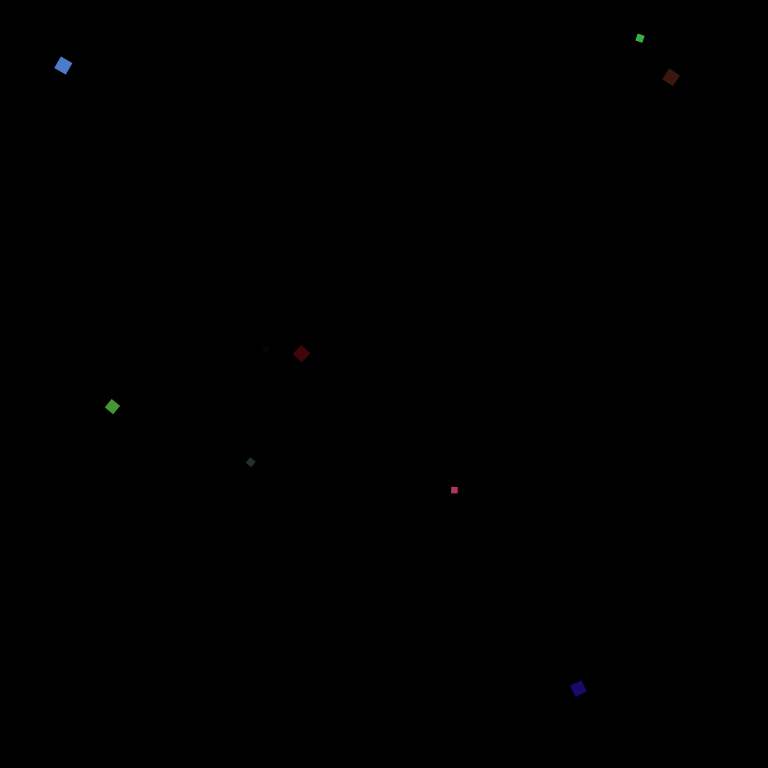
Frame 1 (no input)
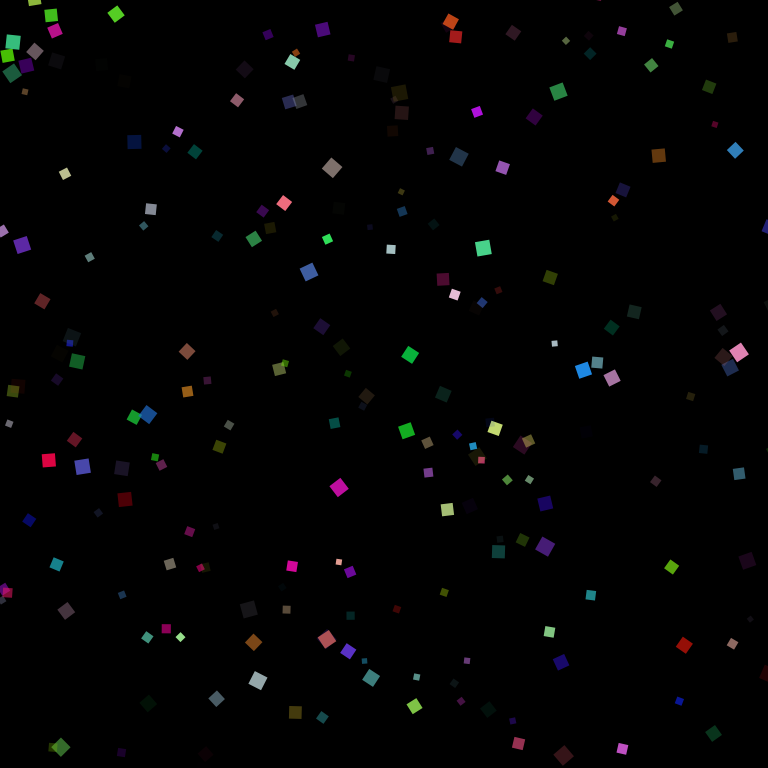
Frame 60 (the mouse pressed at the canvas centre just before this capture)
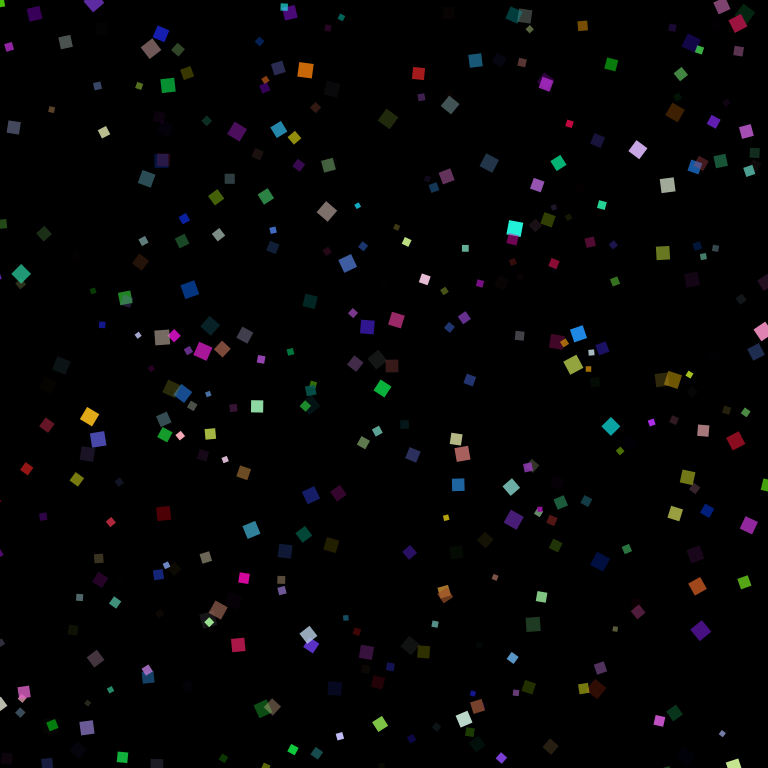
Frame 120 (the mouse held since frame 60 and released just before this capture)

The Processing sketch that drew these frames (run headless with seeded random() and noise(); from frame 60 on, the mouse is pressed at the canvas centre):

// Processing sketch: glitter
// ── glitter.pde
float[][] glitter = new float [100000][15];
float currentflamef,nextflamef;
int currentflame=0,nextflame;

void setup(){
  size(768,768);
  rectMode(CENTER);
  smooth();
  noStroke();
  frameRate(60);
}

void draw(){
  background(0);
  float randomCheck = random(0, 10);
  if(randomCheck > 5) {
    create_fire();
  }
  update_fire(); 
  draw_fire();
}

void update_fire(){
  for(int sparkle=0 ; sparkle<100000 ; sparkle++){
    if(glitter[sparkle][0]==1){

      if(get(int(glitter[sparkle][1]),int(glitter[sparkle][2]))>200){
        glitter[sparkle][0]=0;
      }
      glitter[sparkle][1]=glitter[sparkle][1]+glitter[sparkle][5]*cos(glitter[sparkle][3]);
      glitter[sparkle][2]=glitter[sparkle][2]+glitter[sparkle][5]*sin(glitter[sparkle][3]);
    }
    glitter[sparkle][7]+=1;
    if(glitter[sparkle][7]>glitter[sparkle][6]){
      glitter[sparkle][0]=0;
    }
  }
}

void draw_fire(){
  for(int sparkle=0 ; sparkle<currentflame ; sparkle++){
    if(glitter[sparkle][0]==1){
      fill(glitter[sparkle][9],glitter[sparkle][10],glitter[sparkle][11],glitter[sparkle][12]);
      pushMatrix();
      translate(glitter[sparkle][1],glitter[sparkle][2]);
      rotate(glitter[sparkle][8]);
      rect(0,0,glitter[sparkle][4],glitter[sparkle][4]);
      popMatrix();
    }
  }
}

void create_fire(){
  nextflame=currentflame+10;
  for(int sparkle=currentflame ; sparkle<nextflame ; sparkle++){
    glitter[sparkle][0]=1;
    glitter[sparkle][1]=random(0,width);
    glitter[sparkle][2]=random(0,height);
    glitter[sparkle][3]=random(0,PI*2);//angle
    glitter[sparkle][4]=random(5,15);//size
    glitter[sparkle][5]=random(.5,1);//speed
    glitter[sparkle][6]=random(10,100)/glitter[sparkle][5];//maxlife
    glitter[sparkle][7]=0;//currentlife
    glitter[sparkle][8]=random(0,TWO_PI);
    glitter[sparkle][9]=random(0,255);//red
    glitter[sparkle][10]=random(0,255);//green
    glitter[sparkle][11]=random(0,255);//blue
    glitter[sparkle][12]=random(0,255);//alpha
  }
  currentflame=nextflame;
}
